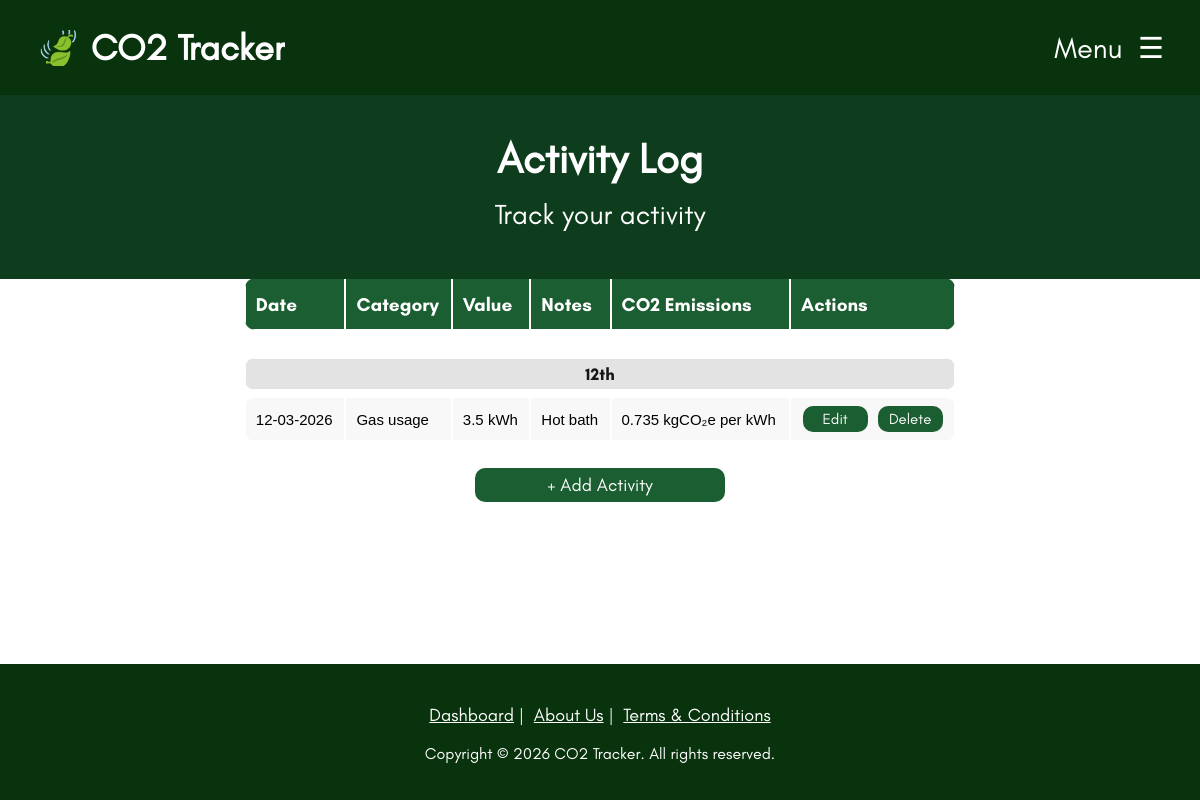
The page /activity-log.php?date=03-26 (signed in) on the database its author committed.
### tables this page shows
CREATE TABLE Activity_Log
(
	Log_ID INTEGER PRIMARY KEY AUTOINCREMENT,
	User_ID INTEGER NOT NULL,
	Category_ID INTEGER NOT NULL,
	Value INTEGER NOT NULL,
	Activity_Date DATETIME NOT NULL,
	Notes TEXT,
	Calculated_Emissions REAL NOT NULL
);

CREATE TABLE Emission_Category
(
	Category_ID TEXT PRIMARY KEY,
	Name TEXT NOT NULL,
	Description TEXT NOT NULL,
	Unit TEXT NOT NULL,
	Average REAL NOT NULL,
	Emission_Factor REAL NOT NULL,
	Emission_Unit TEXT NOT NULL
);

### components/functions.php (the view, shortened to what this page needs)
<?php
function dbConnect()
{
  $db = new SQLite3(__DIR__ . "/data.db");
  $db->enableExceptions(true);
  return $db;
}
function DisplayActivityLog()
{
  $current_month_datetime = new DateTime('first day of this month 00:00:00');
  $current_m_y = $current_month_datetime->format('m-y');
  $selected_month_param = isset($_GET['date']) ? $_GET['date'] : $current_m_y;
  $selected_month_datetime = DateTime::createFromFormat('m-y', $selected_month_param);
  $selected_month_datetime->modify('first day of this month 00:00:00');
  $prev_month = (clone $selected_month_datetime)->modify('-1 month')->format('m-y');
  $next_month = (clone $selected_month_datetime)->modify('+1 month')->format('m-y');
  echo "<div class='activity-month-select-container'>";
  echo "<a href='?date=$prev_month' class='month-select-arrow'>❮</a>";
  echo "<p class='activity-month-header'>" . $selected_month_datetime->format('F Y') . "</p>";
  if ($selected_month_datetime < $current_month_datetime) {
    echo "<a href='?date=$next_month' class='month-select-arrow'>❯</a>";
  } else {
    echo "<p> </p>";
  }
  echo "</div>";
  if ($selected_month_datetime < $current_month_datetime) {
    echo "<div class='month-select-today'><a href='?date=" . $current_m_y . "'>Jump to now</a></div>";
  }
  DisplayThisMonthsActivities($selected_month_datetime);
}
function DisplayThisMonthsActivities($selected_month_datetime)
{
    $db = dbConnect();
    $month = $selected_month_datetime->format('m-Y');
    $stmt = $db->prepare("
            SELECT AL.*, U.Username, C.Name, C.Unit, C.Emission_Unit
            FROM Activity_Log AL
            INNER JOIN User U ON AL.User_ID = U.User_ID
            INNER JOIN Emission_Category C ON AL.Category_ID = C.Category_ID
            WHERE U.User_ID = :user_id
            AND substr(Activity_Date, 4, 7) = :selected_month
            ORDER BY AL.Activity_Date ASC
        ");
    $stmt->bindValue(':user_id', $_SESSION['user_id'], SQLITE3_INTEGER);
    $stmt->bindValue(':selected_month', $month, SQLITE3_TEXT);
    $results = $stmt->execute();
    if ($results) {
    $lastDate = "";
    echo "
            <table class='activities-table'>
            <tr>
                <th>Date</th>
                <th>Category</th>
                <th>Value</th>
                <th>Notes</th>
                <th>CO2 Emissions</th>
                <th>Actions</th>
            </tr>";
    while ($row = $results->fetchArray(SQLITE3_ASSOC)) {
        $currentDate = $row['Activity_Date'];
        $dateTime = DateTime::createFromFormat('d-m-Y', $currentDate);
        $dateFormatted = $dateTime->format('jS');
        if ($currentDate !== $lastDate) {
        echo "
                    <tr></tr>
                    <tr></tr>
                    <tr></tr>
                    <tr class='date-break'>
                        <td colspan='6'><p>" . $dateFormatted . "</p></td>
                    </tr>";
        $lastDate = $currentDate;
        }
        $logId = $row['Log_ID'];
        $escapedNotes = htmlspecialchars($row['Notes'], ENT_QUOTES);
        $escapedValue = htmlspecialchars($row['Value'], ENT_QUOTES);
        $dateForEditInput = $dateTime->format('Y-m-d');
        echo "
                <tr id='row-{$logId}'>
                    <td>{$row['Activity_Date']}</td>
                    <td>{$row['Name']}</td>
                    <td>{$row['Value']} {$row['Unit']}</td>
                    <td>{$row['Notes']}</td>
                    <td>{$row['Calculated_Emissions']} {$row['Emission_Unit']}</td>
                    <td class='action-buttons'>
                        <button onclick='openEditModal({$logId}, \"{$dateForEditInput}\", \"{$escapedValue}\", \"{$escapedNotes}\")' class='edit-delete-button'>Edit</button>
                        <button onclick='confirmDelete({$logId})' class='edit-delete-button'>Delete</button>
                    </td>
                </tr>";
    }
    echo "</table>";
    echo "<div class='add-activity-btn-container'><button onclick='openAddModal()' class='add-activity-btn'>+ Add Activity</button></div>";
    }
    else {
        echo "No activities found or query failed.";
    }
}
?>

### css/style.css (style rules this page uses)
:root { --lighter-theme-colour: #1b5e31; --main-theme-colour: #0d3d1d; --darker-theme-colour: #08330d; --error-colour: #ff1313; }
body { margin-block: 0; min-height: 100vh; display: flex; flex-direction: column; font-size: 18px; font-family: Arial, Helvetica, sans-serif; }
.activity-month-select-container { display: flex; justify-content: space-between; align-items: center; margin-bottom: 20px; }
.activity-month-header { font-family: Glacial Indifference; font-size: 30px; text-align: center; }
.month-select-arrow { font-size: 30px; color: var(--main-theme-colour); cursor: pointer; text-decoration: none; }
.month-select-today, .month-select-today a { text-align: center; text-decoration: underline; font-size: 15px; color: #808080; margin-top: -42px; margin-bottom: 25px; }
.activities-table { font-family: arial, sans-serif; font-size: 15px; width: 100%; border-collapse: separate; border-spacing: 0px 7px; border-radius: 10px; margin-bottom: 50px; }
table td, th { border: 1px solid white; text-align: left; padding: 6px 10px; height: 2em; }
th { font-family: 'Glacial Indifference Bold'; background-color: var(--lighter-theme-colour); color: white; font-size: 19px; }
.date-break td { height: 0.5rem !important; padding: 0px !important; background-color: #e3e3e3 !important; text-align: center !important; }
.date-break td p { margin: 5px !important; font-size: 17px; font-family: 'Glacial Indifference Bold'; opacity: 0.9; }
table tr:nth-child(even) { background-color: #f8f8f8; }
table tr { clip-path: xywh(0 0 100% 100% round 0.7em); background-color: #ededed; }
.edit-delete-button { border-radius: 10px; padding: 4px 10px; color: white; width: 65px; font-family: 'Glacial Indifference'; font-size: 15px; background-color: var(--lighter-theme-colour); border: none; cursor: pointer; }
.action-buttons { display: flex; justify-content: center; align-items: center; gap: 10px; }
.add-activity-btn { border-radius: 10px; padding: 6px 10px; color: white; font-size: 18px; font-family: 'Glacial Indifference'; background-color: var(--lighter-theme-colour); border: none; cursor: pointer; margin: 0 auto; width: 250px; }
.add-activity-btn-container { text-align: center; margin-top: -30px; margin-bottom: 80px; }

### rows shown on the page
activity_log: Activity_Date "12th", Activity_Date "12-03-2026", Category_ID.Name "Gas usage", Value "3.5", Category_ID.Unit "kWh", Notes "Hot bath", Calculated_Emissions "0.735", Category_ID.Emission_Unit "kgCO₂e per kWh"
